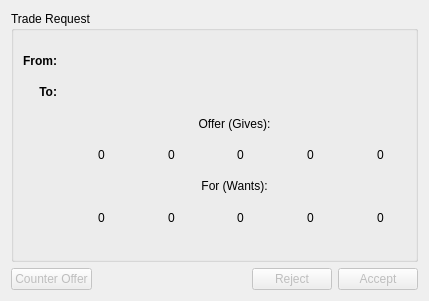
<?xml version="1.0" encoding="UTF-8"?>
<ui version="4.0">
 <class>TradeOfferForm</class>
 <widget class="QDialog" name="TradeOfferForm">
  <property name="geometry">
   <rect>
    <x>0</x>
    <y>0</y>
    <width>429</width>
    <height>301</height>
   </rect>
  </property>
  <property name="sizePolicy">
   <sizepolicy hsizetype="Fixed" vsizetype="Fixed">
    <horstretch>0</horstretch>
    <verstretch>0</verstretch>
   </sizepolicy>
  </property>
  <property name="windowTitle">
   <string>Dialog</string>
  </property>
  <property name="modal">
   <bool>true</bool>
  </property>
  <layout class="QVBoxLayout" name="verticalLayout">
   <item>
    <widget class="QGroupBox" name="groupBoxTradeRequest">
     <property name="title">
      <string>Trade Request</string>
     </property>
     <layout class="QGridLayout" name="gridLayout">
      <property name="topMargin">
       <number>17</number>
      </property>
      <item row="1" column="0">
       <widget class="QLabel" name="labelFrom">
        <property name="font">
         <font>
          <weight>75</weight>
          <bold>true</bold>
         </font>
        </property>
        <property name="text">
         <string>From:</string>
        </property>
        <property name="alignment">
         <set>Qt::AlignRight|Qt::AlignTrailing|Qt::AlignVCenter</set>
        </property>
       </widget>
      </item>
      <item row="1" column="1">
       <widget class="QLabel" name="labelFromPlayer">
        <property name="text">
         <string>&lt;Player&gt;</string>
        </property>
       </widget>
      </item>
      <item row="2" column="0">
       <widget class="QLabel" name="labelTo">
        <property name="font">
         <font>
          <weight>75</weight>
          <bold>true</bold>
         </font>
        </property>
        <property name="text">
         <string>To:</string>
        </property>
        <property name="alignment">
         <set>Qt::AlignRight|Qt::AlignTrailing|Qt::AlignVCenter</set>
        </property>
       </widget>
      </item>
      <item row="2" column="1">
       <widget class="QLabel" name="labelToPlayer">
        <property name="text">
         <string>&lt;Player&gt;</string>
        </property>
       </widget>
      </item>
      <item row="4" column="1">
       <layout class="QHBoxLayout" name="horizontalLayout_2">
        <item>
         <widget class="QLabel" name="labelLumberOfferIcon">
          <property name="text">
           <string/>
          </property>
          <property name="pixmap">
           <pixmap resource="../resources/Resources.qrc">:/Images/Lumber.png</pixmap>
          </property>
          <property name="alignment">
           <set>Qt::AlignRight|Qt::AlignTrailing|Qt::AlignVCenter</set>
          </property>
         </widget>
        </item>
        <item>
         <widget class="QLabel" name="labelLumberOffer">
          <property name="font">
           <font>
            <weight>50</weight>
            <bold>false</bold>
           </font>
          </property>
          <property name="text">
           <string>0</string>
          </property>
         </widget>
        </item>
        <item>
         <widget class="QLabel" name="labelClayOfferIcon">
          <property name="text">
           <string/>
          </property>
          <property name="pixmap">
           <pixmap resource="../resources/Resources.qrc">:/Images/Clay.png</pixmap>
          </property>
          <property name="alignment">
           <set>Qt::AlignRight|Qt::AlignTrailing|Qt::AlignVCenter</set>
          </property>
         </widget>
        </item>
        <item>
         <widget class="QLabel" name="labelClayOffer">
          <property name="font">
           <font>
            <weight>50</weight>
            <bold>false</bold>
           </font>
          </property>
          <property name="text">
           <string>0</string>
          </property>
         </widget>
        </item>
        <item>
         <widget class="QLabel" name="labelWoolOfferIcon">
          <property name="text">
           <string/>
          </property>
          <property name="pixmap">
           <pixmap resource="../resources/Resources.qrc">:/Images/Wool.png</pixmap>
          </property>
          <property name="alignment">
           <set>Qt::AlignRight|Qt::AlignTrailing|Qt::AlignVCenter</set>
          </property>
         </widget>
        </item>
        <item>
         <widget class="QLabel" name="labelWoolOffer">
          <property name="font">
           <font>
            <weight>50</weight>
            <bold>false</bold>
           </font>
          </property>
          <property name="text">
           <string>0</string>
          </property>
         </widget>
        </item>
        <item>
         <widget class="QLabel" name="labelWheatOfferIcon">
          <property name="text">
           <string/>
          </property>
          <property name="pixmap">
           <pixmap resource="../resources/Resources.qrc">:/Images/Wheat.png</pixmap>
          </property>
          <property name="alignment">
           <set>Qt::AlignRight|Qt::AlignTrailing|Qt::AlignVCenter</set>
          </property>
         </widget>
        </item>
        <item>
         <widget class="QLabel" name="labelWheatOffer">
          <property name="font">
           <font>
            <weight>50</weight>
            <bold>false</bold>
           </font>
          </property>
          <property name="text">
           <string>0</string>
          </property>
         </widget>
        </item>
        <item>
         <widget class="QLabel" name="labelOreOfferIcon">
          <property name="text">
           <string/>
          </property>
          <property name="pixmap">
           <pixmap resource="../resources/Resources.qrc">:/Images/Ore.png</pixmap>
          </property>
          <property name="alignment">
           <set>Qt::AlignRight|Qt::AlignTrailing|Qt::AlignVCenter</set>
          </property>
         </widget>
        </item>
        <item>
         <widget class="QLabel" name="labelOreOffer">
          <property name="font">
           <font>
            <weight>50</weight>
            <bold>false</bold>
           </font>
          </property>
          <property name="text">
           <string>0</string>
          </property>
         </widget>
        </item>
       </layout>
      </item>
      <item row="5" column="1">
       <widget class="QLabel" name="label_6">
        <property name="text">
         <string>For (Wants):</string>
        </property>
        <property name="alignment">
         <set>Qt::AlignCenter</set>
        </property>
       </widget>
      </item>
      <item row="6" column="1">
       <layout class="QHBoxLayout" name="horizontalLayout_3">
        <item>
         <widget class="QLabel" name="labelLumberWantIcon">
          <property name="text">
           <string/>
          </property>
          <property name="pixmap">
           <pixmap resource="../resources/Resources.qrc">:/Images/Lumber.png</pixmap>
          </property>
          <property name="alignment">
           <set>Qt::AlignRight|Qt::AlignTrailing|Qt::AlignVCenter</set>
          </property>
         </widget>
        </item>
        <item>
         <widget class="QLabel" name="labelLumberWant">
          <property name="text">
           <string>0</string>
          </property>
         </widget>
        </item>
        <item>
         <widget class="QLabel" name="labelClayWantIcon">
          <property name="text">
           <string/>
          </property>
          <property name="pixmap">
           <pixmap resource="../resources/Resources.qrc">:/Images/Clay.png</pixmap>
          </property>
          <property name="alignment">
           <set>Qt::AlignRight|Qt::AlignTrailing|Qt::AlignVCenter</set>
          </property>
         </widget>
        </item>
        <item>
         <widget class="QLabel" name="labelClayWant">
          <property name="text">
           <string>0</string>
          </property>
         </widget>
        </item>
        <item>
         <widget class="QLabel" name="labelWoolWantIcon">
          <property name="text">
           <string/>
          </property>
          <property name="pixmap">
           <pixmap resource="../resources/Resources.qrc">:/Images/Wool.png</pixmap>
          </property>
          <property name="alignment">
           <set>Qt::AlignRight|Qt::AlignTrailing|Qt::AlignVCenter</set>
          </property>
         </widget>
        </item>
        <item>
         <widget class="QLabel" name="labelWoolWant">
          <property name="text">
           <string>0</string>
          </property>
         </widget>
        </item>
        <item>
         <widget class="QLabel" name="labelWheatWantIcon">
          <property name="text">
           <string/>
          </property>
          <property name="pixmap">
           <pixmap resource="../resources/Resources.qrc">:/Images/Wheat.png</pixmap>
          </property>
          <property name="alignment">
           <set>Qt::AlignRight|Qt::AlignTrailing|Qt::AlignVCenter</set>
          </property>
         </widget>
        </item>
        <item>
         <widget class="QLabel" name="labelWheatWant">
          <property name="text">
           <string>0</string>
          </property>
         </widget>
        </item>
        <item>
         <widget class="QLabel" name="labelOreWantIcon">
          <property name="text">
           <string/>
          </property>
          <property name="pixmap">
           <pixmap resource="../resources/Resources.qrc">:/Images/Ore.png</pixmap>
          </property>
          <property name="alignment">
           <set>Qt::AlignRight|Qt::AlignTrailing|Qt::AlignVCenter</set>
          </property>
         </widget>
        </item>
        <item>
         <widget class="QLabel" name="labelOreWant">
          <property name="text">
           <string>0</string>
          </property>
         </widget>
        </item>
       </layout>
      </item>
      <item row="7" column="1">
       <spacer name="horizontalSpacer_2">
        <property name="orientation">
         <enum>Qt::Horizontal</enum>
        </property>
        <property name="sizeHint" stdset="0">
         <size>
          <width>40</width>
          <height>20</height>
         </size>
        </property>
       </spacer>
      </item>
      <item row="3" column="1">
       <widget class="QLabel" name="label">
        <property name="text">
         <string>Offer (Gives):</string>
        </property>
        <property name="alignment">
         <set>Qt::AlignCenter</set>
        </property>
       </widget>
      </item>
     </layout>
    </widget>
   </item>
   <item>
    <layout class="QHBoxLayout" name="horizontalLayout">
     <item>
      <widget class="QPushButton" name="buttonCounterOffer">
       <property name="enabled">
        <bool>false</bool>
       </property>
       <property name="text">
        <string>Counter Offer</string>
       </property>
      </widget>
     </item>
     <item>
      <spacer name="horizontalSpacer">
       <property name="orientation">
        <enum>Qt::Horizontal</enum>
       </property>
       <property name="sizeHint" stdset="0">
        <size>
         <width>40</width>
         <height>20</height>
        </size>
       </property>
      </spacer>
     </item>
     <item>
      <widget class="QPushButton" name="buttonReject">
       <property name="enabled">
        <bool>false</bool>
       </property>
       <property name="text">
        <string>Reject</string>
       </property>
      </widget>
     </item>
     <item>
      <widget class="QPushButton" name="buttonAccept">
       <property name="enabled">
        <bool>false</bool>
       </property>
       <property name="text">
        <string>Accept</string>
       </property>
      </widget>
     </item>
    </layout>
   </item>
  </layout>
 </widget>
 <resources>
  <include location="../resources/Resources.qrc"/>
  <include location="../../resources/Resources.qrc"/>
 </resources>
 <connections>
  <connection>
   <sender>buttonAccept</sender>
   <signal>clicked()</signal>
   <receiver>TradeOfferForm</receiver>
   <slot>accept()</slot>
   <hints>
    <hint type="sourcelabel">
     <x>338</x>
     <y>243</y>
    </hint>
    <hint type="destinationlabel">
     <x>332</x>
     <y>267</y>
    </hint>
   </hints>
  </connection>
  <connection>
   <sender>buttonReject</sender>
   <signal>clicked()</signal>
   <receiver>TradeOfferForm</receiver>
   <slot>reject()</slot>
   <hints>
    <hint type="sourcelabel">
     <x>260</x>
     <y>240</y>
    </hint>
    <hint type="destinationlabel">
     <x>246</x>
     <y>262</y>
    </hint>
   </hints>
  </connection>
 </connections>
</ui>
